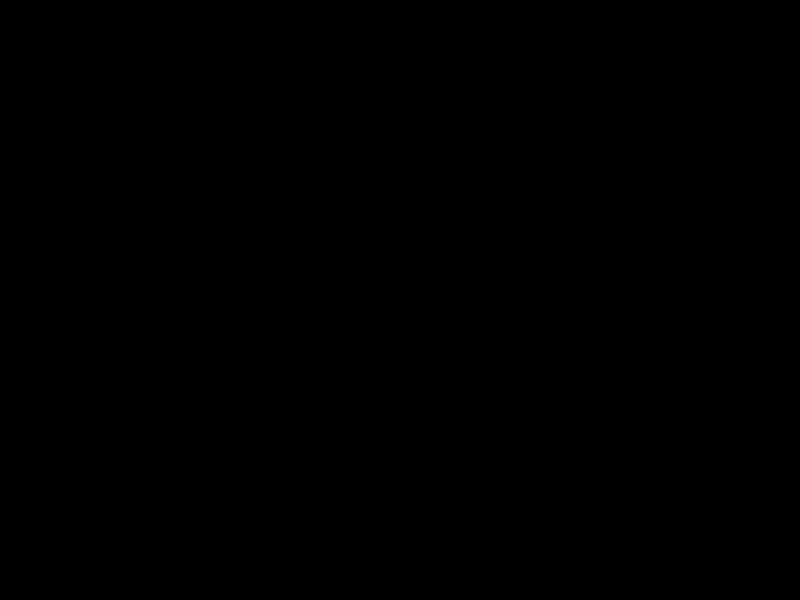
Frame 1 (no input)
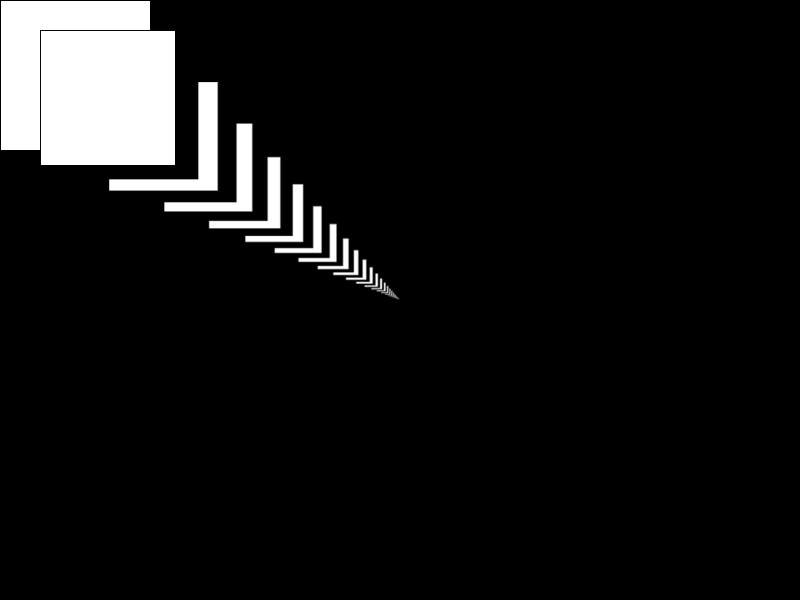
Frame 60 (the mouse pressed at the canvas centre just before this capture)
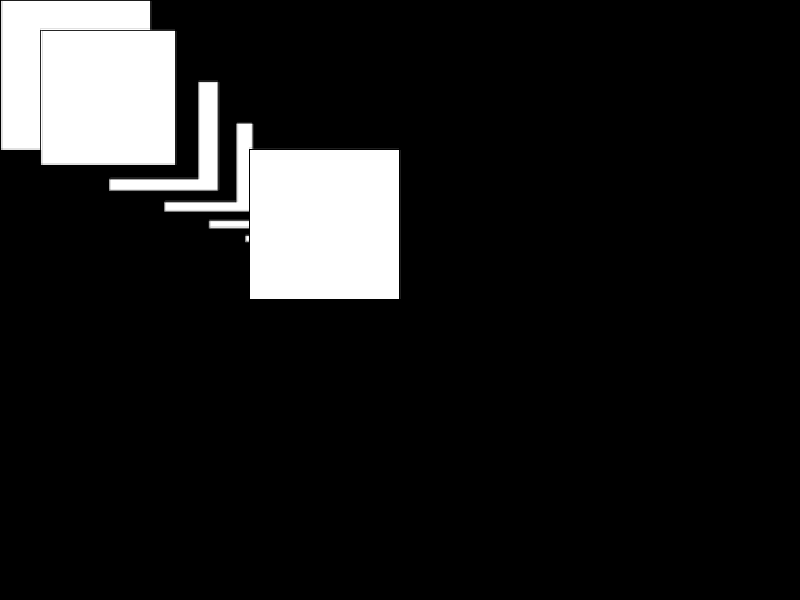
Frame 120 (the mouse held since frame 60 and released just before this capture)

The Processing sketch that drew these frames (run headless with seeded random() and noise(); from frame 60 on, the mouse is pressed at the canvas centre):

// Processing sketch: sketch_160121f
// ── sketch_160121f.pde
void setup() {
  size(800, 600);
  background(0);
}
void draw() {
  if (frameCount%2==0) {
    fill(255);  //draw
  } else {
    fill(0);  //or erase
  }
  rect(mouseX, mouseY, 150, 150);

  translate(width*0.5, height*0.5);
  scale(map(mouseX, 0, width, 0.9, 1.1));  //zoom in speed
  rotate(map(mouseY, 0, height, 0, TWO_PI));  //0 - TWO_PI (6.28)
  translate(-width*0.5, -height*0.5);

  image(get(), 0, 0, width, height);
}
